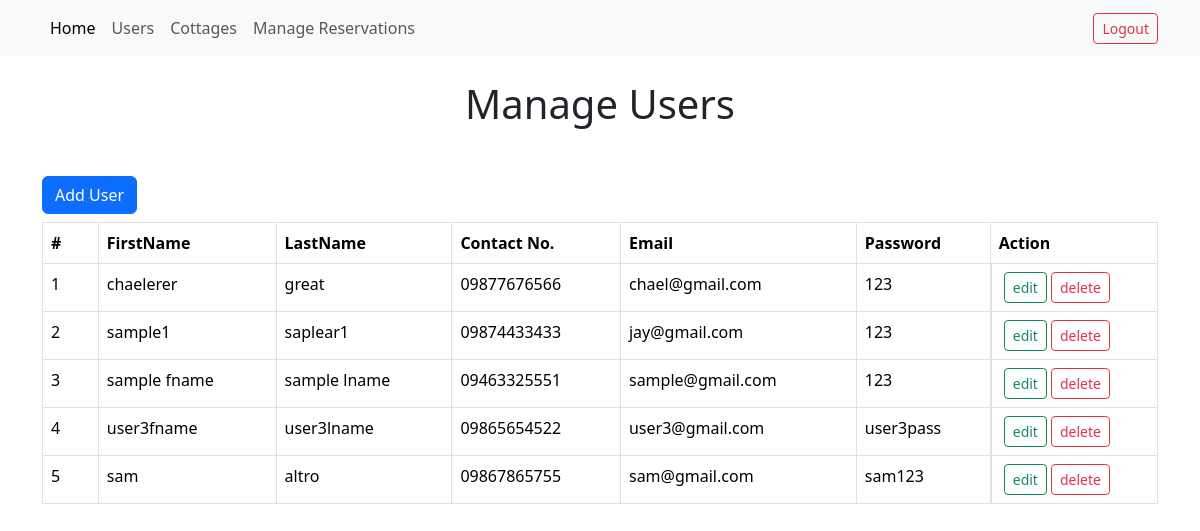
/admin/users.php, run on the app's committed database.
### tables this page shows
CREATE TABLE `users` (
  `id` int(11) NOT NULL,
  `firstname` varchar(100) NOT NULL,
  `lastname` varchar(100) NOT NULL,
  `contact_no` varchar(100) NOT NULL,
  `email` varchar(100) NOT NULL,
  `password` varchar(100) NOT NULL
);

### admin/users.php (the view, shortened to what this page needs)
<?php include ('./include/header.php'); ?>
<?php include ('./include/navbar.php'); ?>
<div class="container">
    <h1 class="text-center mt-4 mb-5">Manage Users</h1>
    <div class="row ">
        <div class="col-3">
            <a href="user_add.php" class="btn btn-primary mb-2">Add User</a>
        </div>
        <div class="col-12">
            <table class="table table-bordered">
                <thead>
                    <tr>
                        <th style="width: 5%">#</th>
                        <th scope="col">FirstName</th>
                        <th scope="col">LastName</th>
                        <th scope="col">Contact No.</th>
                        <th scope="col">Email</th>
                        <th scope="col">Password</th>
                        <th style="width: 15%">Action</th>
                    </tr>
                </thead>
                <tbody>
                    <?php
                    $displayUser = "SELECT * FROM users";
                    $userRes = mysqli_query($conn, $displayUser);
                    $i = 1;
                    if (mysqli_num_rows($userRes) > 0) {
                        while ($user = mysqli_fetch_assoc($userRes)) { ?>
                            <tr>
                                <td>
                                    <?= $i++ ?>
                                </td>
                                <td>
                                    <?= $user['firstname'] ?>
                                </td>
                                <td>
                                    <?= $user['lastname'] ?>
                                </td>
                                <td>
                                    <?= $user['contact_no'] ?>
                                </td>
                                <td>
                                    <?= $user['email'] ?>
                                </td>
                                <td>
                                    <?= $user['password'] ?>
                                </td>
                                <td class="d-flex">
                                    <a href="user_edit.php?edit=<?= $user['id'] ?>" class="btn btn-outline-success btn-sm mx-1">
                                        edit
                                    </a>
                                    <a class="btn btn-outline-danger btn-sm" href="#" onclick="deleteUser(<?= $user['id'] ?>)">
                                        delete
                                    </a>
                                </td>
                            </tr>
                        <?php }
                    } ?>
            </table>
        </div>
    </div>
</div>
<?php include ('./include/footer.php') ?>

### data on the page
users: firstname "chaelerer", lastname "great", contact_no "09877676566", email "chael@gmail.com", password "123"
users: firstname "sample1", lastname "saplear1", contact_no "09874433433", email "jay@gmail.com", password "123"
users: firstname "sample fname", lastname "sample lname", contact_no "09463325551", email "sample@gmail.com", password "123"
users: firstname "user3fname", lastname "user3lname", contact_no "09865654522", email "user3@gmail.com", password "user3pass"
users: firstname "sam", lastname "altro", contact_no "09867865755", email "sam@gmail.com", password "sam123"
